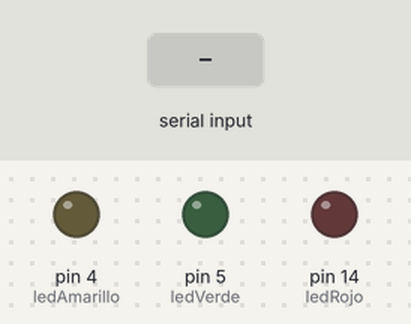
A sketch run on a simulated Arduino Uno, built with avr-gcc and run on an emulated ATmega328P. On the bench: output pins drawn as LEDs (lit = HIGH). The test bench sets the inputs (shaded band).

Above: at 1.2 s.
1.3 s: "90,45,200\n" received over Serial
At 2.5 s:
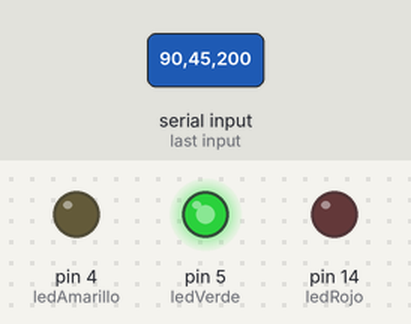
2.8 s: "30,150,10\n" received over Serial
At 3.6 s:
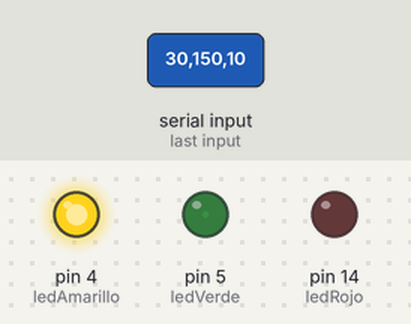
4.3 s: "1,90,45\n" received over Serial
At 4.7 s:
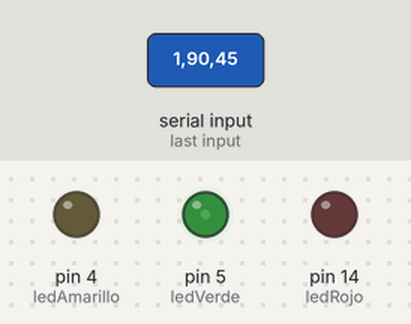
Timing chart, 0 to 7.3 s (numbered marks = the images above; inputs shaded):
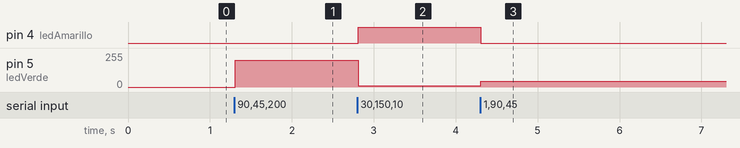

The sketch:

MusicPlayerConGodot.ino
```cpp
int ledRojo = 14;
int ledAmarillo = 4;
int ledVerde = 5;

void setup() {
  pinMode(ledRojo, OUTPUT);
  pinMode(ledAmarillo, OUTPUT);
  pinMode(ledVerde, OUTPUT);
  Serial.begin(9600);
}

void loop() {
  if (Serial.available()) {
    String data = Serial.readStringUntil('\n');
    int valores[3];
    int index = 0;
    char *token = strtok((char*)data.c_str(), ",");

    while (token != NULL && index < 3) {
      valores[index++] = constrain(atoi(token), 0, 255);
      token = strtok(NULL, ",");
    }

    if (index == 3) {
      analogWrite(ledRojo, valores[0]);
      analogWrite(ledAmarillo, valores[1]);
      analogWrite(ledVerde, valores[2]);
    }
  }
}
```

Measured:
- after the input at 1.3 s, pin 5 (ledVerde): 0/255 → 200/255 at once
- after the input at 2.8 s, pin 4 (ledAmarillo): LOW → HIGH at once; pin 5 (ledVerde): 200/255 → 10/255 at once
- after the input at 4.3 s, pin 4 (ledAmarillo): HIGH → LOW at once; pin 5 (ledVerde): 10/255 → 45/255 at once
